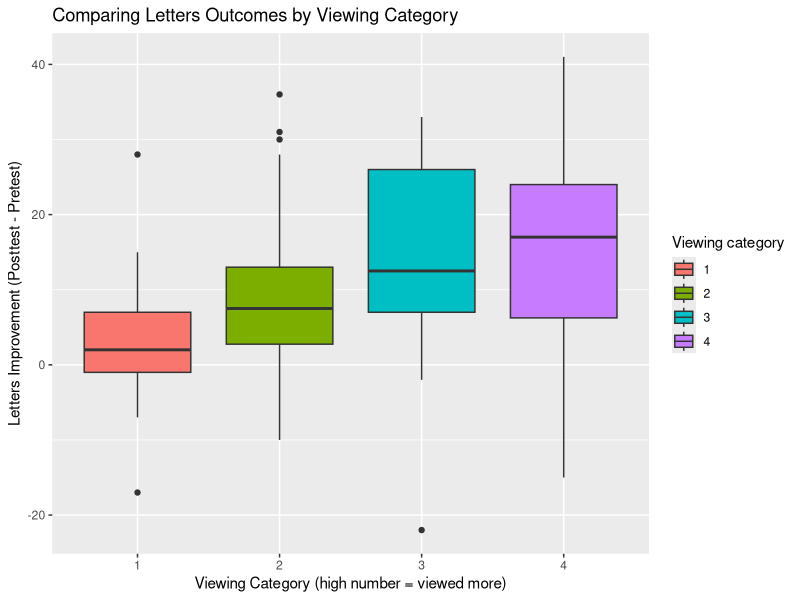
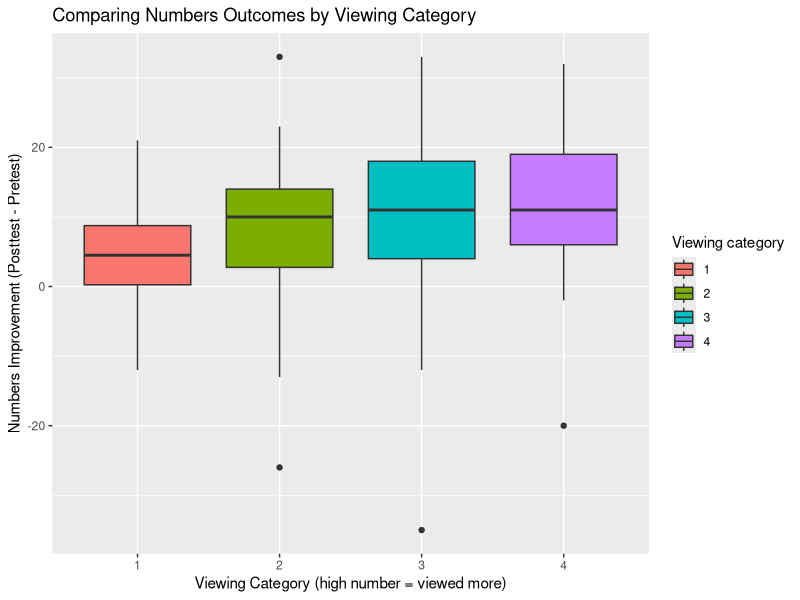
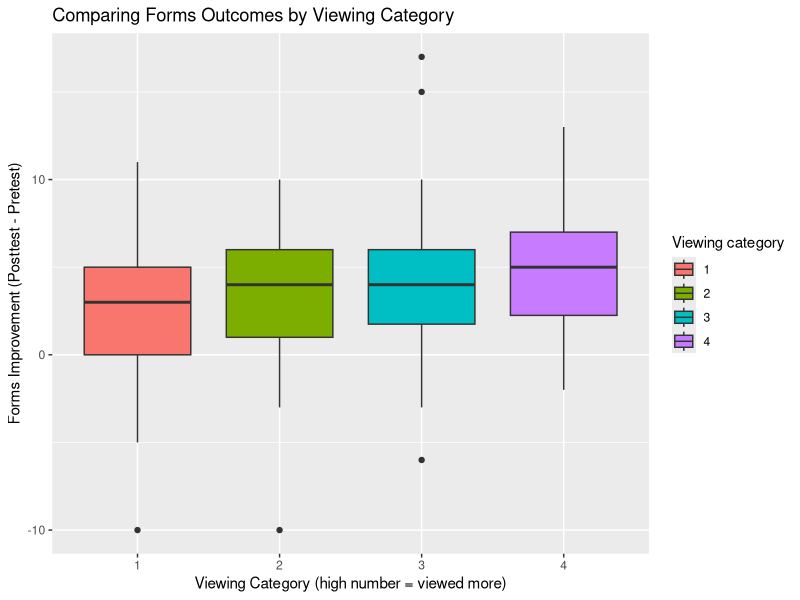
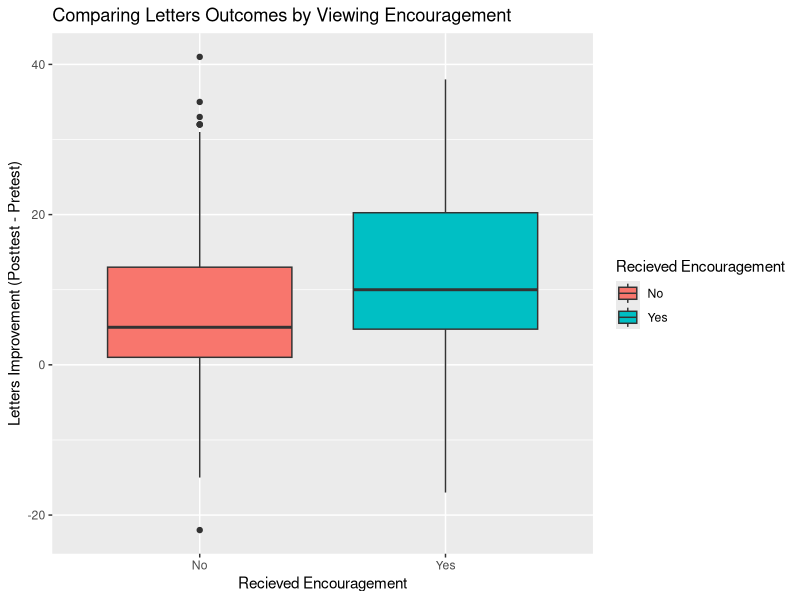
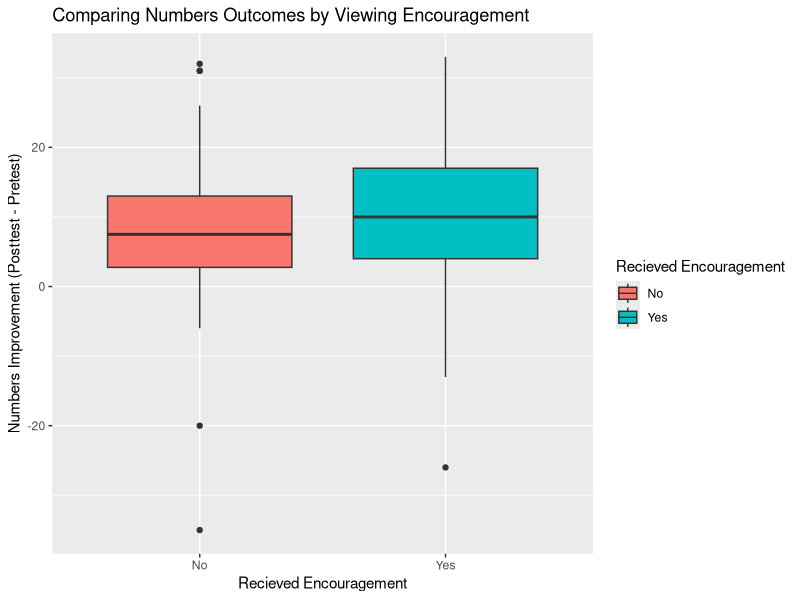
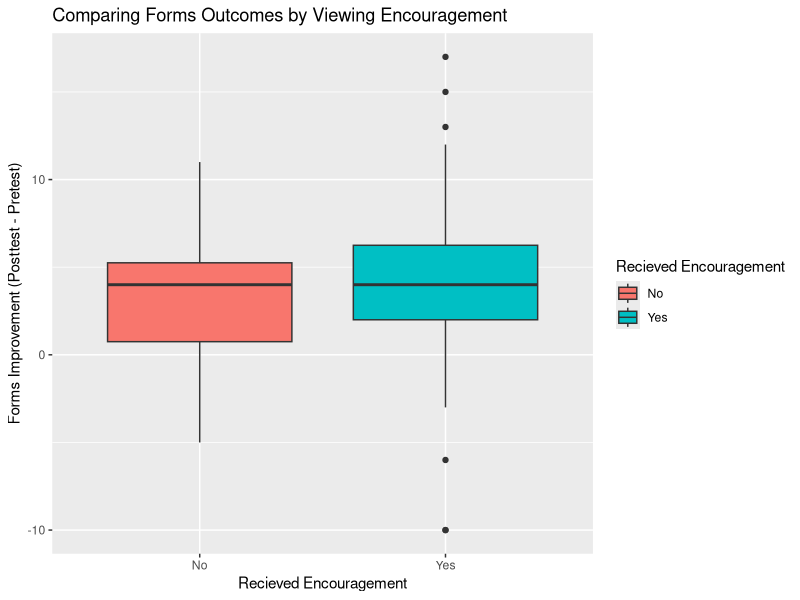
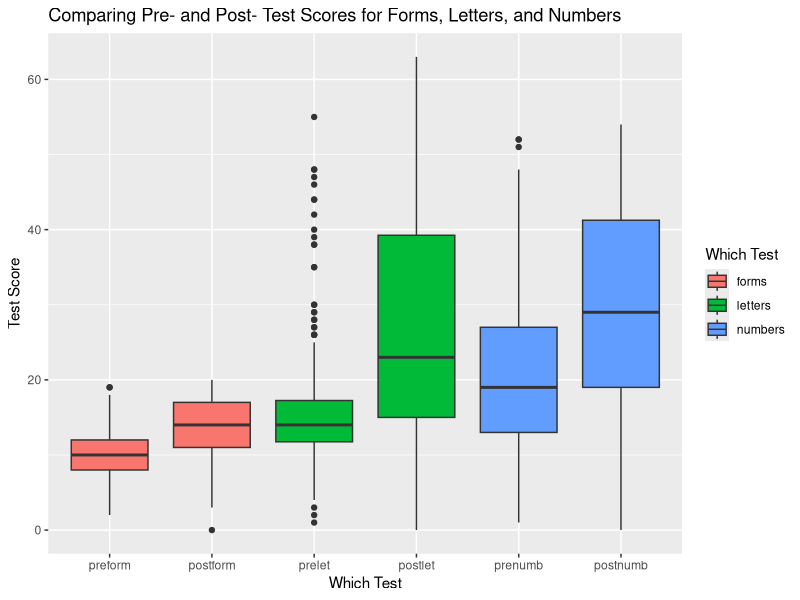
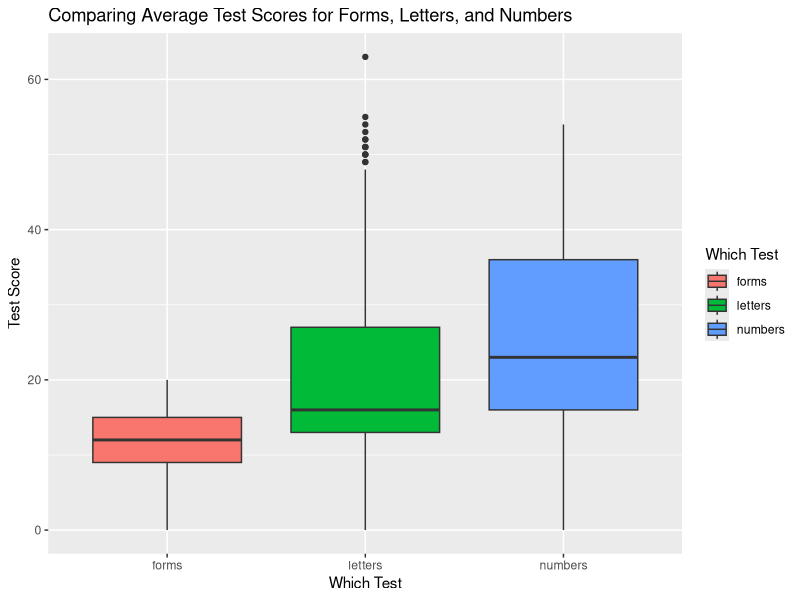

Here is the R script that generated these plots, in order:
## ---- chunk 1
knitr::opts_chunk$set(echo = TRUE)
## ---- chunk 2
library(tidyverse)
library(ggplot2)
library(GGally)

## ---- chunk 3
just_scores <- read.csv('test_scores.csv')
subset_scores <- subset(just_scores, 
                        grepl('let', test_name) | 
                        grepl('form', test_name) | 
                        grepl('numb', test_name))

subset_scores <- subset_scores |> 
  mutate(which_test = case_when(grepl('let', test_name) ~ 'letters',
                                grepl('form', test_name) ~ 'forms',
                                grepl('numb', test_name) ~ 'numbers'))

Data <- read.csv('clean_df.csv')

Data <-  Data |> 
  mutate(encour = case_when(encour == 0 ~ 'No',
                            encour == 1 ~ 'Yes'))

# make categorical variables categorical 
Data$site <-  as.character(Data$site)
Data$sex <-  as.character(Data$sex)
Data$viewcat <-  as.character(Data$viewcat)
Data$setting <-  as.character(Data$setting)


glimpse(Data)
## ---- chunk 4

ggplot(Data, aes(x = viewcat, y = let_diff, fill = viewcat)) +
  geom_boxplot() +
  xlab("Viewing Category (high number = viewed more)") + 
  ylab("Letters Improvement (Posttest - Pretest)") + 
  labs(title = "Comparing Letters Outcomes by Viewing Category", 
       fill = "Viewing category")

ggplot(Data, aes(x = viewcat, y = numb_diff, fill = viewcat)) +
  geom_boxplot() +
  xlab("Viewing Category (high number = viewed more)") + 
  ylab("Numbers Improvement (Posttest - Pretest)") + 
  labs(title = "Comparing Numbers Outcomes by Viewing Category", 
       fill = "Viewing category")

ggplot(Data, aes(x = viewcat, y = form_diff, fill = viewcat)) +
  geom_boxplot() +
  xlab("Viewing Category (high number = viewed more)") + 
  ylab("Forms Improvement (Posttest - Pretest)") + 
  labs(title = "Comparing Forms Outcomes by Viewing Category", 
       fill = "Viewing category")

## ---- chunk 5

ggplot(Data, aes(x = encour, y = let_diff, fill = encour)) +
  geom_boxplot() +
  xlab("Recieved Encouragement") +
  ylab("Letters Improvement (Posttest - Pretest)") + 
  labs(title = "Comparing Letters Outcomes by Viewing Encouragement",
       fill = "Recieved Encouragement")

ggplot(Data, aes(x = encour, y = numb_diff, fill = encour)) +
  geom_boxplot() +
  xlab("Recieved Encouragement") +
  ylab("Numbers Improvement (Posttest - Pretest)") + 
  labs(title = "Comparing Numbers Outcomes by Viewing Encouragement",
       fill = "Recieved Encouragement")

ggplot(Data, aes(x = encour, y = form_diff, fill = encour)) +
  geom_boxplot() +
  xlab("Recieved Encouragement") +
  ylab("Forms Improvement (Posttest - Pretest)") + 
  labs(title = "Comparing Forms Outcomes by Viewing Encouragement", 
       fill = "Recieved Encouragement")

## ---- chunk 6
subset_scores$test_name <- factor(subset_scores$test_name,
    levels = c('preform','postform', 'prelet', 'postlet', 'prenumb', 'postnumb'),ordered = TRUE)


ggplot(subset_scores, aes(x = test_name, y = score, fill = which_test)) +
  geom_boxplot() +
  xlab("Which Test") + 
  ylab("Test Score") +
  labs(title = "Comparing Pre- and Post- Test Scores for Forms, Letters, and Numbers",
       fill = "Which Test")

ggplot(subset_scores, aes(x = which_test, y = score, fill = which_test)) +
  geom_boxplot() +
  xlab("Which Test") + 
  ylab("Test Score") +
  labs(title = "Comparing Average Test Scores for Forms, Letters, and Numbers",
       fill = "Which Test")
